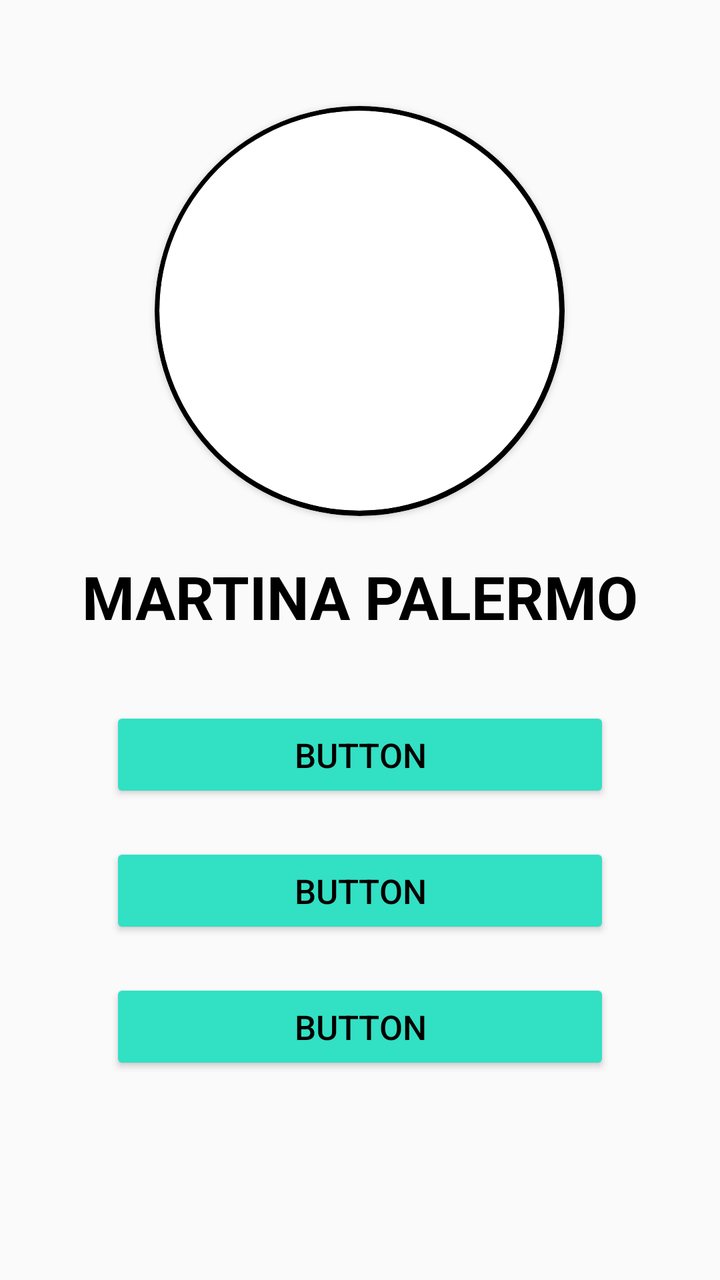
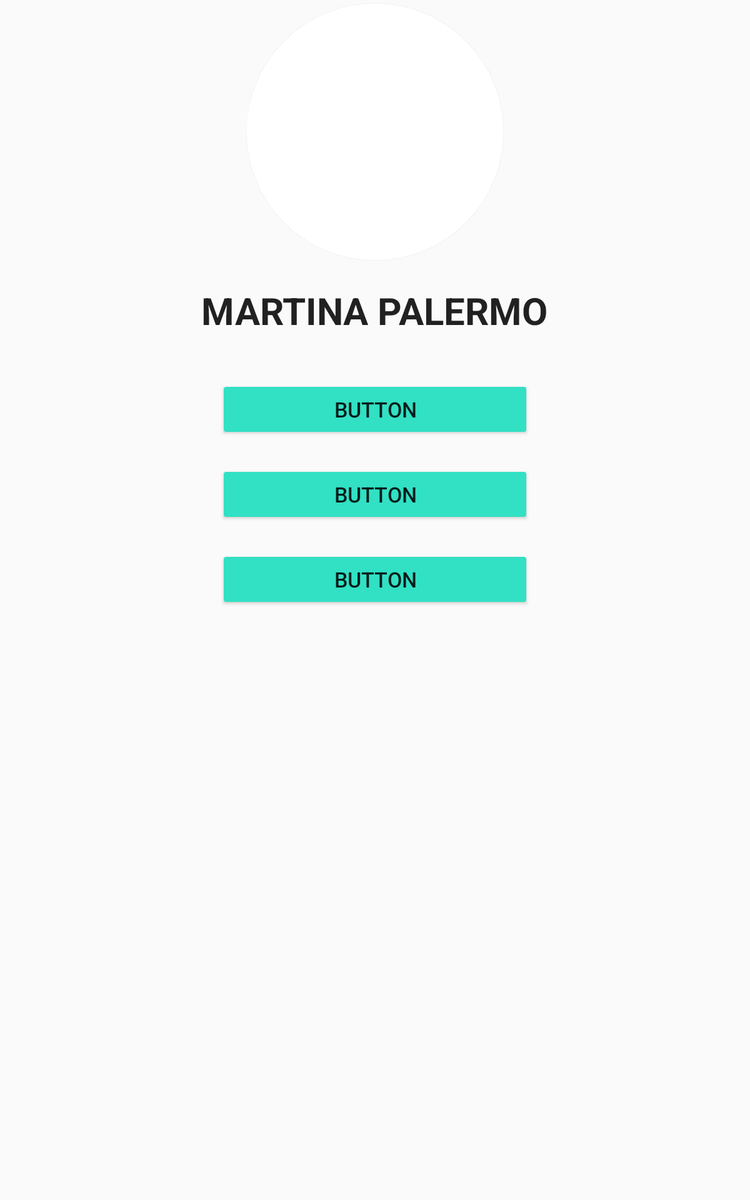

One screen, two layout resources from the same app: the default and the repository's alternative for another configuration. Each is rendered where Android would select it; the XML of both is given below.
<!-- AndroidManifest.xml: application theme Theme.HCIAPP -->
<!-- res/layout/fragment_profile.xml -->
<?xml version="1.0" encoding="utf-8"?>
<ScrollView xmlns:android="http://schemas.android.com/apk/res/android"
    xmlns:app="http://schemas.android.com/apk/res-auto"
    xmlns:tools="http://schemas.android.com/tools"
    android:layout_width="match_parent"
    android:layout_height="match_parent"

    tools:context=".ui.main.ProfileFragment">

    <LinearLayout
        android:layout_width="match_parent"
        android:layout_height="wrap_content"
        android:orientation="vertical">
        <ImageButton
            android:layout_width="wrap_content"
            android:layout_height="wrap_content"
            android:layout_gravity="end"
            android:layout_marginTop="3dp"
            android:background="@android:color/transparent"
            android:src="@drawable/ic_baseline_settings_50"
            android:tint="@color/black" />
        <androidx.cardview.widget.CardView
            android:id="@+id/card"
            android:layout_width="205dp"
            android:layout_height="205dp"
            android:layout_gravity="center"
            android:layout_marginTop="50dp"
            app:cardBackgroundColor="@color/black"
            app:cardCornerRadius="400dp">

            <androidx.cardview.widget.CardView
                android:layout_width="200dp"
                android:layout_height="200dp"
                android:layout_gravity="center"
                app:cardCornerRadius="400dp">

                <ImageView
                    android:layout_width="150dp"
                    android:layout_height="150dp"
                    android:layout_gravity="center"
                    android:scaleType="centerCrop"
                    android:src="@drawable/ic_baseline_person_24" />


            </androidx.cardview.widget.CardView>

        </androidx.cardview.widget.CardView>

        <LinearLayout
            android:layout_width="match_parent"
            android:layout_height="match_parent"
            android:orientation="vertical"
            >
            <ProgressBar
                android:layout_width="wrap_content"
                android:layout_height="wrap_content"
                android:id="@+id/progress_bar"
                android:visibility="gone"
                android:layout_gravity="center"
                />

        </LinearLayout>

        <TextView
            android:id="@+id/textView9"
            android:layout_width="wrap_content"
            android:layout_height="wrap_content"
            android:layout_gravity="center"
            android:layout_marginTop="20dp"
            android:text="@string/nombre_user"
            android:textColor="@color/black"
            android:textSize="30sp"
            android:textStyle="bold" />

        <Button
            android:id="@+id/created_routines"
            android:layout_width="250dp"
            android:layout_height="wrap_content"
            android:layout_gravity="center"
            android:layout_marginTop="35dp"
            android:backgroundTint="@color/colorPrimary"
            android:text="@string/button"
            android:textColor="@color/black"
            android:textSize="17sp" />

        <Button
            android:id="@+id/completed_routines"
            android:layout_width="250dp"
            android:layout_height="wrap_content"
            android:layout_gravity="center"
            android:layout_marginTop="20dp"
            android:backgroundTint="@color/colorPrimary"
            android:text="@string/button"
            android:textColor="@color/black"
            android:textSize="17sp" />


        <Button
            android:id="@+id/favourites_routines"
            android:layout_width="250dp"
            android:layout_height="wrap_content"
            android:layout_gravity="center"
            android:layout_marginTop="20dp"
            android:backgroundTint="@color/colorPrimary"
            android:text="@string/button"
            android:layout_marginBottom="10dp"
            android:textColor="@color/black"
            android:textSize="17sp" />
    </LinearLayout>
</ScrollView>
<!-- resources referenced by this layout -->
<resources>
  <color name="black">#000000</color>
  <color name="colorPrimary">#32E0C4</color>
  <string name="button">Button</string>
  <string name="nombre_user">MARTINA PALERMO</string>
  <style name="Theme.HCIAPP" parent="Theme.AppCompat.Light.NoActionBar">
          
          <item name="colorPrimary">@color/colorPrimary</item>
          <item name="colorPrimaryVariant">@color/teal_700</item>
          <item name="colorOnPrimary">@color/white</item>
          
          <item name="colorSecondary">@color/teal_200</item>
          <item name="colorSecondaryVariant">@color/teal_700</item>
          <item name="colorOnSecondary">@color/white</item>
          
          <item name="android:statusBarColor" tools:targetApi="l">?attr/colorPrimaryVariant</item>
          
      </style>
  <color name="teal_700">#FF018786</color>
  <color name="white">#EEEEEE</color>
  <color name="teal_200">#FF03DAC5</color>
</resources>
<!-- res/layout-sw600dp/fragment_profile.xml (the repository's variant of the layout above) -->
<!-- drawn on a 7-inch tablet held upright -->
<?xml version="1.0" encoding="utf-8"?>
<ScrollView xmlns:android="http://schemas.android.com/apk/res/android"
    xmlns:app="http://schemas.android.com/apk/res-auto"
    xmlns:tools="http://schemas.android.com/tools"
    android:layout_width="match_parent"
    android:layout_height="match_parent"

    tools:context=".ui.main.ProfileFragment">

    <LinearLayout
        android:layout_width="match_parent"
        android:layout_height="wrap_content"
        android:orientation="vertical">

        <ImageButton

            android:layout_width="wrap_content"
            android:layout_height="wrap_content"
            android:layout_gravity="end"
            android:layout_marginTop="3dp"
            android:background="@android:color/transparent"
            android:src="@drawable/ic_baseline_settings_50" />


        <androidx.cardview.widget.CardView
            android:id="@+id/card"
            android:layout_width="205dp"
            android:layout_height="205dp"
            android:layout_gravity="center"
            app:cardCornerRadius="400dp">

                <ImageView
                    android:layout_width="150dp"
                    android:layout_height="150dp"
                    android:layout_gravity="center"
                    android:scaleType="centerCrop"
                    android:src="@drawable/ic_baseline_person_24" />


        </androidx.cardview.widget.CardView>

        <LinearLayout
            android:layout_width="match_parent"
            android:layout_height="match_parent"
            android:orientation="vertical">

            <ProgressBar
                android:id="@+id/progress_bar"
                android:layout_width="wrap_content"
                android:layout_height="wrap_content"
                android:layout_gravity="center"
                android:visibility="gone" />

        </LinearLayout>

        <TextView
            android:id="@+id/textView9"
            android:layout_width="wrap_content"
            android:layout_height="wrap_content"
            android:layout_gravity="center"
            android:layout_marginTop="20dp"
            android:text="@string/nombre_user"
            android:textColor="?android:attr/textColorPrimary"
            android:textSize="30sp"
            android:textStyle="bold" />


        <Button
            android:id="@+id/created_routines"
            android:layout_width="250dp"
            android:layout_height="wrap_content"
            android:layout_gravity="center"
            android:layout_marginTop="35dp"
            android:backgroundTint="@color/colorPrimary"
            android:text="@string/button"
            android:textColor="?android:attr/textColorPrimary"
            android:textSize="17sp" />

        <Button
            android:id="@+id/completed_routines"
            android:layout_width="250dp"
            android:layout_height="wrap_content"
            android:layout_gravity="center"
            android:layout_marginTop="20dp"
            android:backgroundTint="@color/colorPrimary"
            android:text="@string/button"
            android:textColor="?android:attr/textColorPrimary"
            android:textSize="17sp" />


        <Button
            android:id="@+id/favourites_routines"
            android:layout_width="250dp"
            android:layout_height="wrap_content"
            android:layout_gravity="center"
            android:layout_marginTop="20dp"
            android:layout_marginBottom="10dp"
            android:backgroundTint="@color/colorPrimary"
            android:text="@string/button"
            android:textColor="?android:attr/textColorPrimary"
            android:textSize="17sp" />

    </LinearLayout>
</ScrollView>
<!-- resources referenced by the variant -->
<!-- as a 7-inch tablet held upright resolves them -->
<resources>
  <color name="colorPrimary">#32E0C4</color>
  <string name="button">Button</string>
  <string name="nombre_user">MARTINA PALERMO</string>
  <style name="Theme.HCIAPP" parent="Theme.AppCompat.Light.NoActionBar">
          
          <item name="colorPrimary">@color/colorPrimary</item>
          <item name="colorPrimaryVariant">@color/teal_700</item>
          <item name="colorOnPrimary">@color/white</item>
          
          <item name="colorSecondary">@color/teal_200</item>
          <item name="colorSecondaryVariant">@color/teal_700</item>
          <item name="colorOnSecondary">@color/white</item>
          
          <item name="android:statusBarColor" tools:targetApi="l">?attr/colorPrimaryVariant</item>
          
      </style>
  <color name="teal_700">#FF018786</color>
  <color name="white">#EEEEEE</color>
  <color name="teal_200">#FF03DAC5</color>
</resources>
